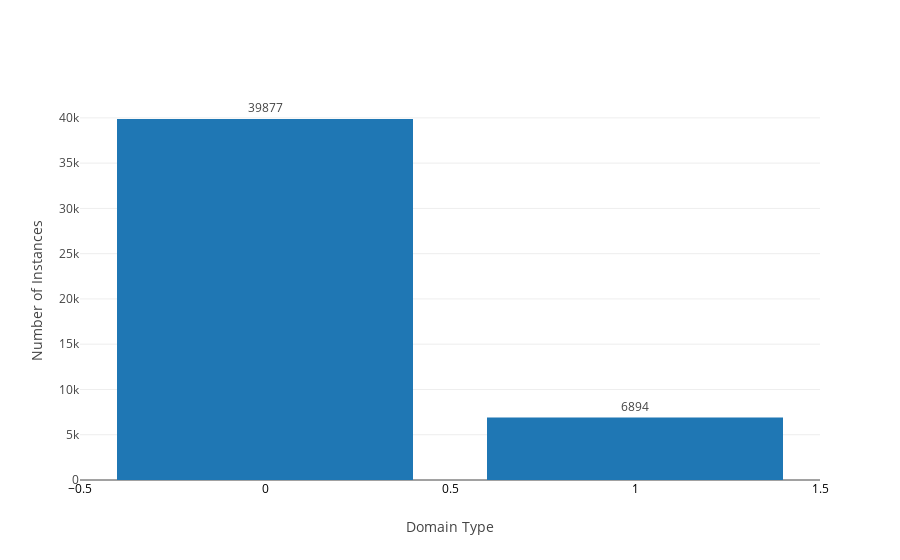

Notebook cell for this chart:
### Markdown cell above
#### Let us analyze the balance of classes

### Code cell
data = [go.Bar(x=df.Target.value_counts().index.values,
               y=df.Target.value_counts().values,
               text=df.Target.value_counts().values,
               textposition = 'outside',
            )]
layout = go.Layout( xaxis=dict(title='Domain Type',tickfont=dict(size=12,color='black')),
                    yaxis=dict(title='Number of Instances'))
fig = go.Figure(data=data, layout=layout)
iplot(fig)

### Figure 1 — Plotly figure (JSON) as saved in the notebook; plotly's stock layout.template omitted (floating-point values rounded to 4 significant figures)
{"data": [{"text": [39877, 6894], "textposition": "outside", "type": "bar", "uid": "205d93dd-9851-4437-b4ac-0dfd3299bfee", "x": [0, 1], "y": [39877, 6894]}], "layout": {"xaxis": {"tickfont": {"color": "black", "size": 12}, "title": "Domain Type"}, "yaxis": {"title": "Number of Instances"}}}
